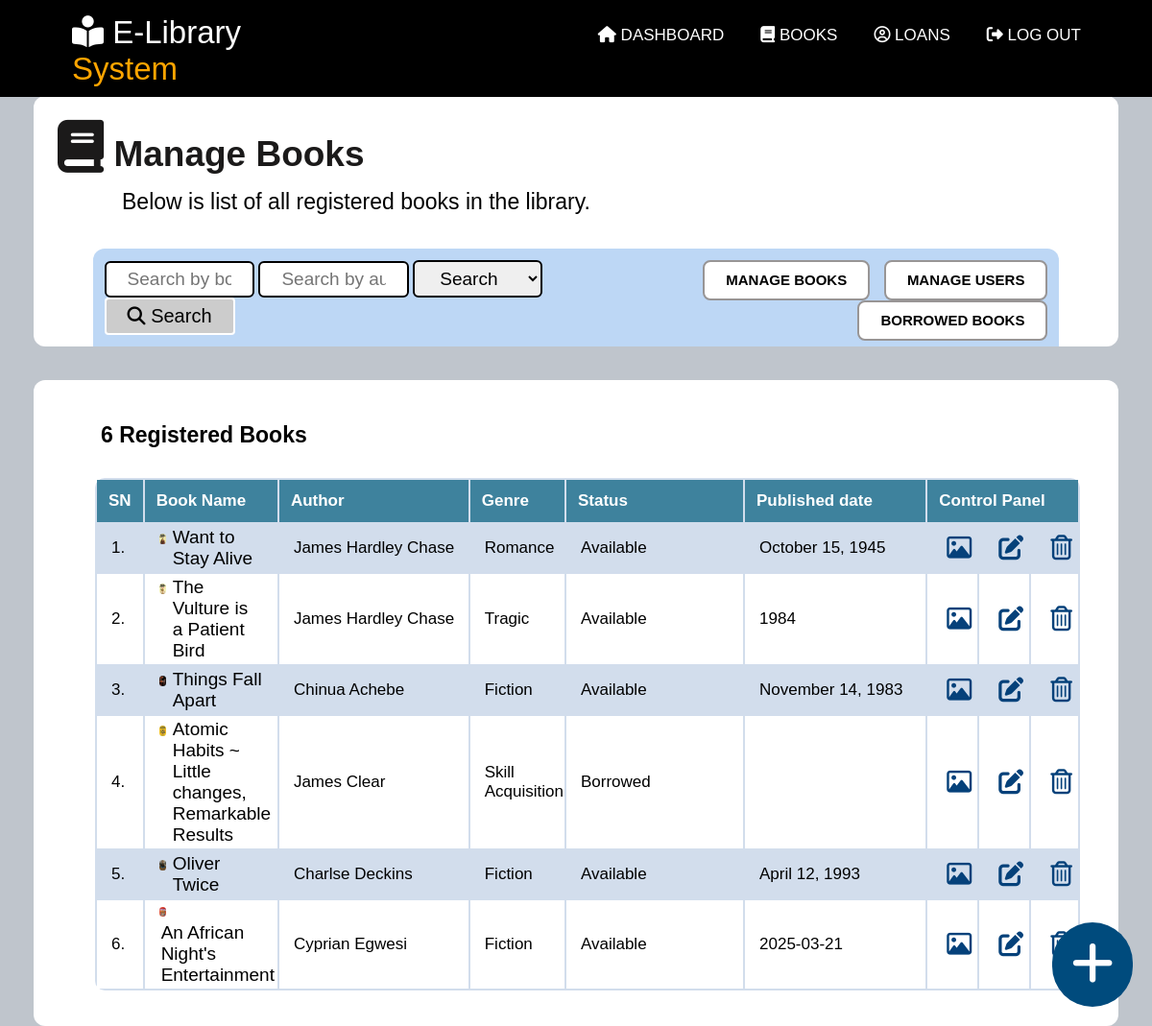
/manage_books.php (signed in), run on the app's committed database.
### tables this page shows
CREATE TABLE `books_tb` (
  `book_id` int(224) NOT NULL,
  `book_title` varchar(200) NOT NULL,
  `book_brief` text NOT NULL,
  `book_author` varchar(100) NOT NULL,
  `book_genre` varchar(50) NOT NULL,
  `book_isbn` int(100) NOT NULL,
  `book_quantity` int(100) NOT NULL,
  `published_date` varchar(100) NOT NULL,
  `cover_image` varchar(100) NOT NULL,
  `book_status` varchar(50) NOT NULL DEFAULT 'Available',
  `uploaded_by` varchar(100) NOT NULL,
  `book_file` varchar(200) NOT NULL,
  `ipaddress` varchar(100) NOT NULL,
  `recycle` varchar(10) NOT NULL DEFAULT 'False'
);

### manage_books.php (the view, shortened to what this page needs)
<?php
include("session.php");
    ?>
<!DOCTYPE html>
<html lang="en">
<head>
    <link rel="stylesheet" href="css/style.css">
</head>
<body>
    <div class="navigationBar">
        <div class="logoArea">
            <h2><a href="dashboard.php"><i class="fa-solid fa-book-open-reader"></i> E-Library <span>System</span></a>
            </h2>
        </div>
        <div class="menuArea">
            <ul>
                <li><a href="dashboard.php"><i class="fa-solid fa-house"></i> Dashboard</a></li>
                <li><a href="books.php"><i class="fa-solid fa-book"></i> Books</a></li>
                <li><a href="my_borrowed_books.php"><i class="fa-regular fa-circle-user"></i> Loans</a></li>
                <li><a href="sign_out.php"><i class="fa-solid fa-right-from-bracket"></i> Log Out</a></li>
            </ul>
        </div>
    </div>
<div class="pageArea">
    <div class="greetingsTab">
        <h2><i class="fa-solid fa-book"></i> Manage Books</h2>
        <p>Below is list of all registered books in the library.</p>
        <div class="shortMenu">
            <div class="formArea">
                <form action="search_book.php" method="GET">
                    <input type="text" name="keyword_title" placeholder="Search by book title">
                    <input type="text" name="keyword_author" placeholder="Search by author">
                    <select name="keyword_genre">
                        <option>Search by genre</option>
                    </select>
                    <button type="submit" name="search"><i class="fa-solid fa-magnifying-glass"></i> Search</button>
                </form>
            </div>
            <div class="sideMenu">
                <div class="menuTB"><a href="manage_books.php">Manage Books</a></div>
                <div class="menuTB"><a href="manage_users.php">Manage Users</a></div>
                <div class="menuTB"><a href="manage_borrowed.php">Borrowed Books</a></div>
            </div>
        </div>
    </div>
    <div class="recentlyRead">
    <?php
    $available_books=mysqli_query($link, "SELECT * FROM books_tb WHERE recycle='False'")or die(mysql_error());
    $book_count = mysqli_num_rows($available_books);
        if($book_count > 1){
            echo"<h2>$book_count Registered Books</h2>";
        }
        else
        {
            echo"<h2>$book_count Registered Book</h2>";
        }
        ?>
<div class="holdTable">
    <table>
        <th >SN</th>
        <th>Book Name</th>
        <th>Author</th>
        <th>Genre</th>
        <th>Status</th>
        <th>Published date</th>
        <th colspan="3">Control Panel</th>
<?php
$SQL = "SELECT * FROM books_tb WHERE recycle='False'";
$result = mysqli_query($link, $SQL);
$number = 1;
while($db_field = mysqli_fetch_assoc($result)){
    $book_id = $db_field['book_id'];
    $book_title = $db_field['book_title'];
    $book_author = $db_field['book_author'];
    $book_genre = $db_field['book_genre'];
    $published_date = $db_field['published_date'];
    $cover_image = $db_field['cover_image'];
    $book_status = $db_field['book_status'];
        echo"<tr>
        <td>$number.</td>";
        $number = $number + 1;
        echo"<td><a href='view_book.php?book_id=$book_id' target='_blank'><img src='book_cover/$cover_image'> <h2>$book_title</h2></a></td>
        <td width='220'>$book_author</td>
        <td>$book_genre</td>
        <td width='200'>$book_status</td>
        <td width='200'>$published_date</td>
        <td><a href='replace_cover_photo.php?book_id=$book_id'><i class='fa-regular fa-image'></i></a></td>
        <td><a href='edit_book_record.php?book_id=$book_id'><i class='fa-solid fa-pen-to-square'></i></a></td>
        <td><a href='delete_book.php?book_id=$book_id'><i class='fa-regular fa-trash-can'></i></a></td>
        </tr>";
}
?>
    </table>
    </div>
    </div>
    </div>
<a href="add_book.php">
    <div class="addNewBook">
        <i class="fa-solid fa-plus"></i>
    </div>
</a>
</body>
</html>

### css/style.css (style rules this page uses)
body { font-family: sans-serif; font-size: 17px; align-items: center; background-color: rgb(191, 197, 204); padding: 0; margin: 0; }
.navigationBar { background-color: rgb(0, 0, 0); width: 100%; position: fixed; color: white; display: inline-table; }
.navigationBar h2 { color: white; font-size: 33px; margin-top: 0px; margin-bottom: 10px; font-weight: lighter; margin-left: 75px; }
.navigationBar span { color: orange; font-size: 33px; font-weight: lighter; }
.logoArea { width: 30%; display: inline-table; float: left; margin-top: 15px; }
.logoArea a { text-decoration: none; color: white; }
.menuArea { display: inline-table; width: 50%; margin-top: 10px; float: right; margin-right: 55px; text-align: right; }
.menuArea ul { list-style: none; display: flex; float: right; }
.menuArea li a { text-decoration: none; color: white; text-transform: uppercase; padding: 19px; padding-top: 20px; padding-bottom: 35px; }
.pageArea { padding-top: 100px; width: 100%; height: 100vh; margin: 0 auto; }
.greetingsTab { background-color: white; border-radius: 12px; width: 90%; margin: 0 auto; padding: 25px; padding-bottom: 0px; }
.greetingsTab h2 { font-size: 37px; color: rgb(27, 26, 26); margin-top: 0px; margin-bottom: 0px; }
.greetingsTab p { margin-top: 15px; margin-bottom: 5px; font-size: 23px; margin-left: 67px; }
.greetingsTab i { font-size: 55px; }
.recentlyRead { background-color: white; width: 90%; text-align: left; padding: 25px; margin: 0 auto; margin-top: 35px; border-radius: 12px; }
.recentlyRead a { text-decoration: none; color: rgb(14, 13, 13); }
.recentlyRead h2 { color: rgb(0, 0, 0); width: 90%; text-align: left; margin-left: 45px; font-weight: bold; font-size: 23px; }
.shortMenu { background-color: rgb(189, 215, 245); padding: 12px; border-radius: 12px 12px 0px 0px; width: 91%; margin: 0 auto; margin-top: 35px; }
.formArea { display: inline-table; width: 55%; }
.formArea input { width: 20%; padding: 6px 22px 6px 22px; border-radius: 6px; font-size: 19px; border-style: none; border-style: solid; border-width: 2px; border-color: black; }
.formArea select { width: 25%; padding: 6px 22px 6px 22px; border-radius: 6px; font-size: 19px; border-style: none; border-style: solid; border-width: 2px; border-color: black; }
.formArea button { padding: 6px 22px 6px 22px; display: inline-table; font-size: 20px; background-color: rgb(204, 204, 204); color: rgb(0, 0, 0); border-style: solid; border-color: white; border-radius: 4px; }
.formArea i { font-size: 19px; border-style: none; background-color: transparent; outline: none; }
.sideMenu { float: right; width: 40%; text-align: right; }
.menuTB { display: inline-table; padding: 9px 22px 9px 22px; margin-left: 10px; border-radius: 8px; border-style: solid; border-width: 2px; border-color: rgb(152, 149, 149); background-color: white; }
.menuTB a { text-decoration: none; color: rgb(0, 0, 0); text-transform: uppercase; font-weight: bold; font-size: 15px; }
.holdTable { width: 100%; margin: 0 auto; padding: 12px; border-radius: 12px; }
.holdTable table { width: 95%; background-color: rgb(210, 221, 236); text-align: left; margin: 0 auto; border-radius: 10px; }
.holdTable img { width: 6%; display: inline-table; vertical-align: middle; border-radius: 4px; }
.holdTable th { padding: 12px; background-color: rgb(62, 130, 157); color: white; }
.holdTable td { padding-left: 15px; }
.holdTable tr:nth-child(odd) { background-color: white; }
.holdTable h2 { margin-top: 0px; margin-bottom: 0px; margin-left: 0px; font-size: 19px; display: inline-table; width: 80%; font-weight: lighter; }
.holdTable i { font-size: 26px; cursor: pointer; color: rgb(5, 65, 122); margin: 5px; }
.addNewBook { position: fixed; background-color: rgb(0, 75, 125); color: white; border-radius: 100px; padding: 15px; padding-left: 20px; padding-right: 20px; bottom: 20px; right: 20px; border-style: white; border-color: white; cursor: pointer; font-size: 50px; }

### data on the page
books_tb: cover_image (picture), book_title "Want to Stay Alive", book_author "James Hardley Chase", book_genre "Romance", book_status "Available", published_date "October 15, 1945"
books_tb: cover_image (picture), book_title "The Vulture is a Patient Bird", book_author "James Hardley Chase", book_genre "Tragic", book_status "Available", published_date "1984"
books_tb: cover_image (picture), book_title "Things Fall Apart", book_author "Chinua Achebe", book_genre "Fiction", book_status "Available", published_date "November 14, 1983"
books_tb: cover_image (picture), book_title "Atomic Habits ~ Little changes, Remarkable Results", book_author "James Clear", book_genre "Skill Acquisition", book_status "Borrowed"
books_tb: cover_image (picture), book_title "Oliver Twice", book_author "Charlse Deckins", book_genre "Fiction", book_status "Available", published_date "April 12, 1993"
books_tb: cover_image (picture), book_title "An African Night's Entertainment", book_author "Cyprian Egwesi", book_genre "Fiction", book_status "Available", published_date "2025-03-21"

### other printed values
$book_count "6"
